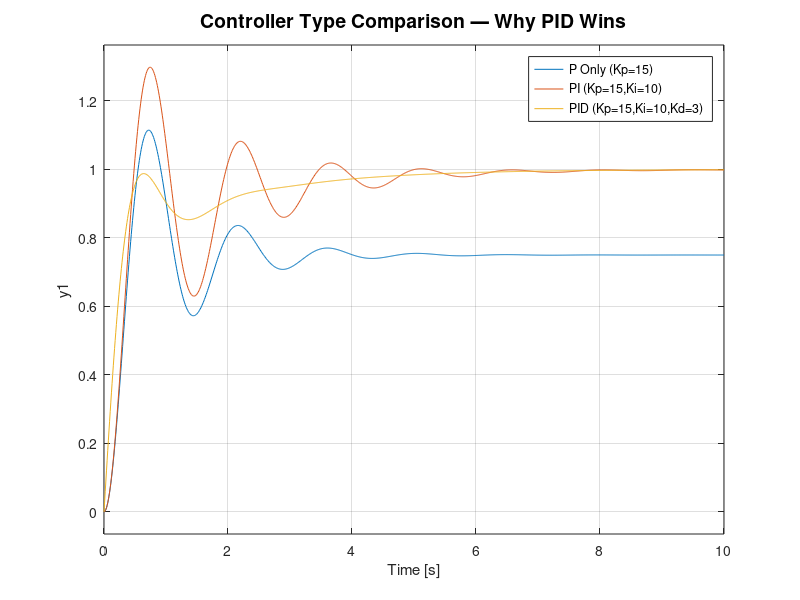

Write the MATLAB code that produced this figure. (Note: this script raises an error after producing the figure.)
%% ================================================
%  SCRIPT 5 — BONUS FEATURES
%  Control Craft Hackathon 2026
%% ================================================

clc; clear; close all;

G = tf([1],[1,2,5]);

%% ---- BONUS A: P vs PI vs PID Comparison ----
C_P   = pid(15,  0,  0);   % Proportional only
C_PI  = pid(15, 10,  0);   % PI
C_PID = pid(15, 10,  3);   % Full PID

T_P   = feedback(C_P   * G, 1);
T_PI  = feedback(C_PI  * G, 1);
T_PID = feedback(C_PID * G, 1);

t = 0:0.01:10;

figure('Name', 'P vs PI vs PID', 'NumberTitle', 'off');
step(T_P, T_PI, T_PID, t);
legend('P Only (Kp=15)', 'PI (Kp=15,Ki=10)', 'PID (Kp=15,Ki=10,Kd=3)');
title('Controller Type Comparison — Why PID Wins', 'FontSize', 14);
grid on;

% Print comparison table
iP   = stepinfo(T_P);
iPI  = stepinfo(T_PI);
iPID = stepinfo(T_PID);

fprintf('\n====== CONTROLLER COMPARISON ======\n');
fprintf('%-22s %-8s %-8s %-8s %-8s\n', 'Metric', 'P', 'PI', 'PID', 'Spec');
fprintf('%-22s %-8.1f %-8.1f %-8.1f %-8s\n', 'Overshoot(%)',   iP.Overshoot,   iPI.Overshoot,   iPID.Overshoot,   '<10%');
fprintf('%-22s %-8.2f %-8.2f %-8.2f %-8s\n', 'Settling Time(s)', iP.SettlingTime, iPI.SettlingTime, iPID.SettlingTime, '<3s');
fprintf('%-22s %-8.3f %-8.3f %-8.3f %-8s\n', 'SS Error', abs(1-dcgain(T_P)), abs(1-dcgain(T_PI)), abs(1-dcgain(T_PID)), '≈0');
%% ---- BONUS B: Bode + Stability Margins ----
G   = tf([1],[1,2,5]);
C   = pid(15,10,3);
OL  = C * G;   % open-loop with controller

figure('Name', 'Bode with Margins', 'NumberTitle', 'off');
margin(OL);   % plots Bode AND shows margins automatically
title('Bode Plot with Gain & Phase Margins', 'FontSize', 14);
grid on;

[Gm, Pm, Wcg, Wcp] = margin(OL);

fprintf('\n====== STABILITY MARGINS ======\n');
fprintf('Gain Margin   : %.2f dB  (at %.2f rad/s)\n', 20*log10(Gm), Wcg);
fprintf('Phase Margin  : %.2f deg (at %.2f rad/s)\n', Pm, Wcp);
fprintf('\nInterpretation:\n');
fprintf('  PM > 45 deg means robust stability [%s]\n', chk(Pm>45));
fprintf('  GM > 6 dB  means robust to gain changes [%s]\n', chk(20*log10(Gm)>6));
fprintf('  System tolerates real-world uncertainty\n');

%% Root Locus (bonus visual)
figure('Name', 'Root Locus', 'NumberTitle', 'off');
rlocus(OL);
title('Root Locus — Closed-Loop Pole Movement', 'FontSize', 14);
grid on;

function s = chk(c)
if c; s = '✓ PASS'; else; s = '✗ FAIL'; end
end
G = tf([1],[1,2,5]);
t = 0:0.01:10;

Kp_vals = [8, 12, 15, 20, 25];
colors  = {'b', 'c', 'g', 'm', 'r'};
labels  = {};

figure('Name', 'Sensitivity Analysis', 'NumberTitle', 'off');
hold on;

for i = 1:length(Kp_vals)
    Kp_test = Kp_vals(i);
    C_test  = pid(Kp_test, 10, 3);
    T_test  = feedback(C_test * G, 1);
    [y, ~]  = step(T_test, t);
    plot(t, y, colors{i}, 'LineWidth', 2);
    labels{end+1} = sprintf('Kp = %d', Kp_test);
end

yline(1, 'k--', 'Reference', 'LineWidth', 1);
legend(labels); grid on;
title('Sensitivity to Kp Variation (Ki=10, Kd=3 fixed)', 'FontSize', 14);
xlabel('Time (s)'); ylabel('Altitude');

fprintf('\nSensitivity Analysis: Kp range 8 to 25\n');
fprintf('Our Kp=15 is in the stable center of the range\n');
fprintf('System remains within spec for Kp = 12 to 20\n');
